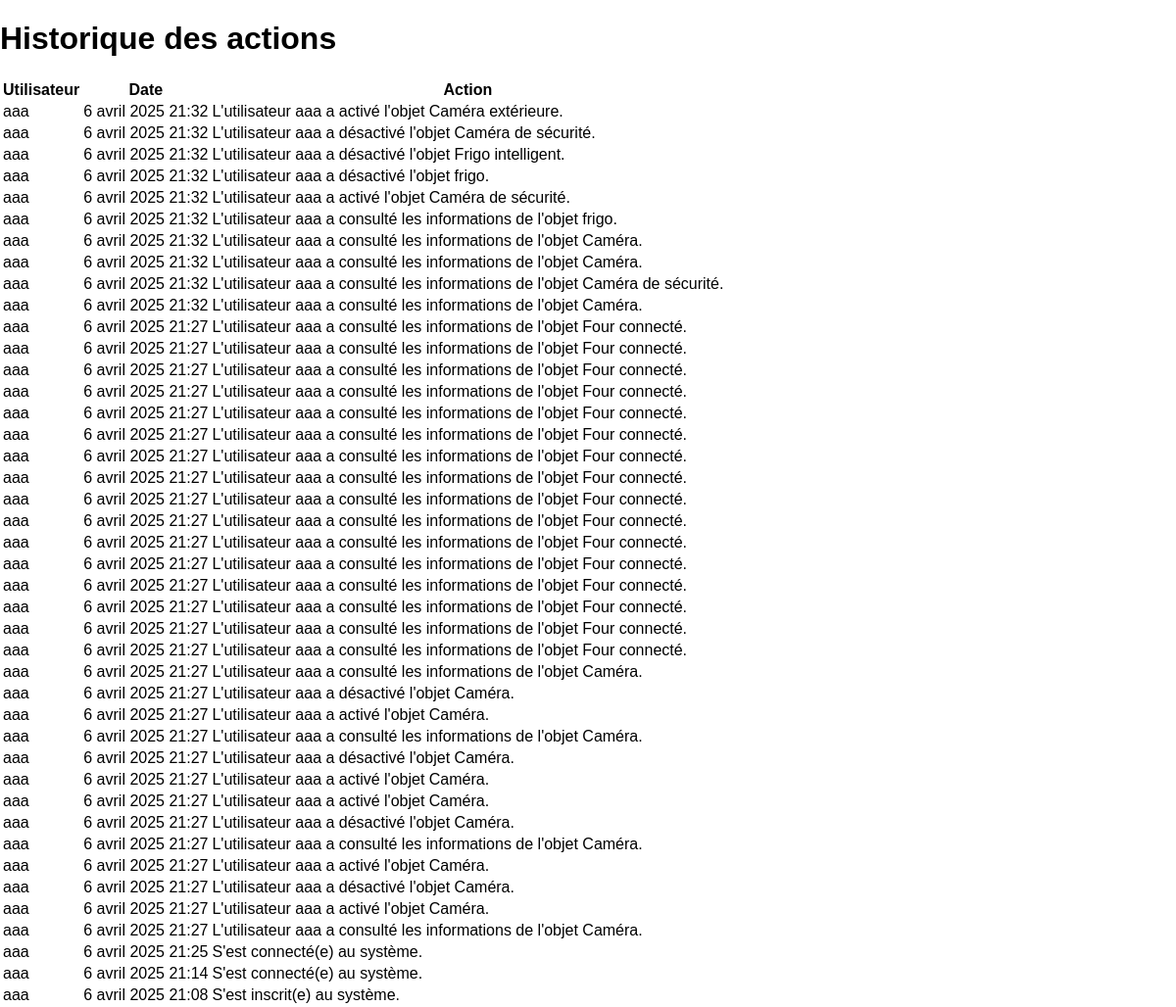
The app's page /historique/historique/ (signed in), older data.
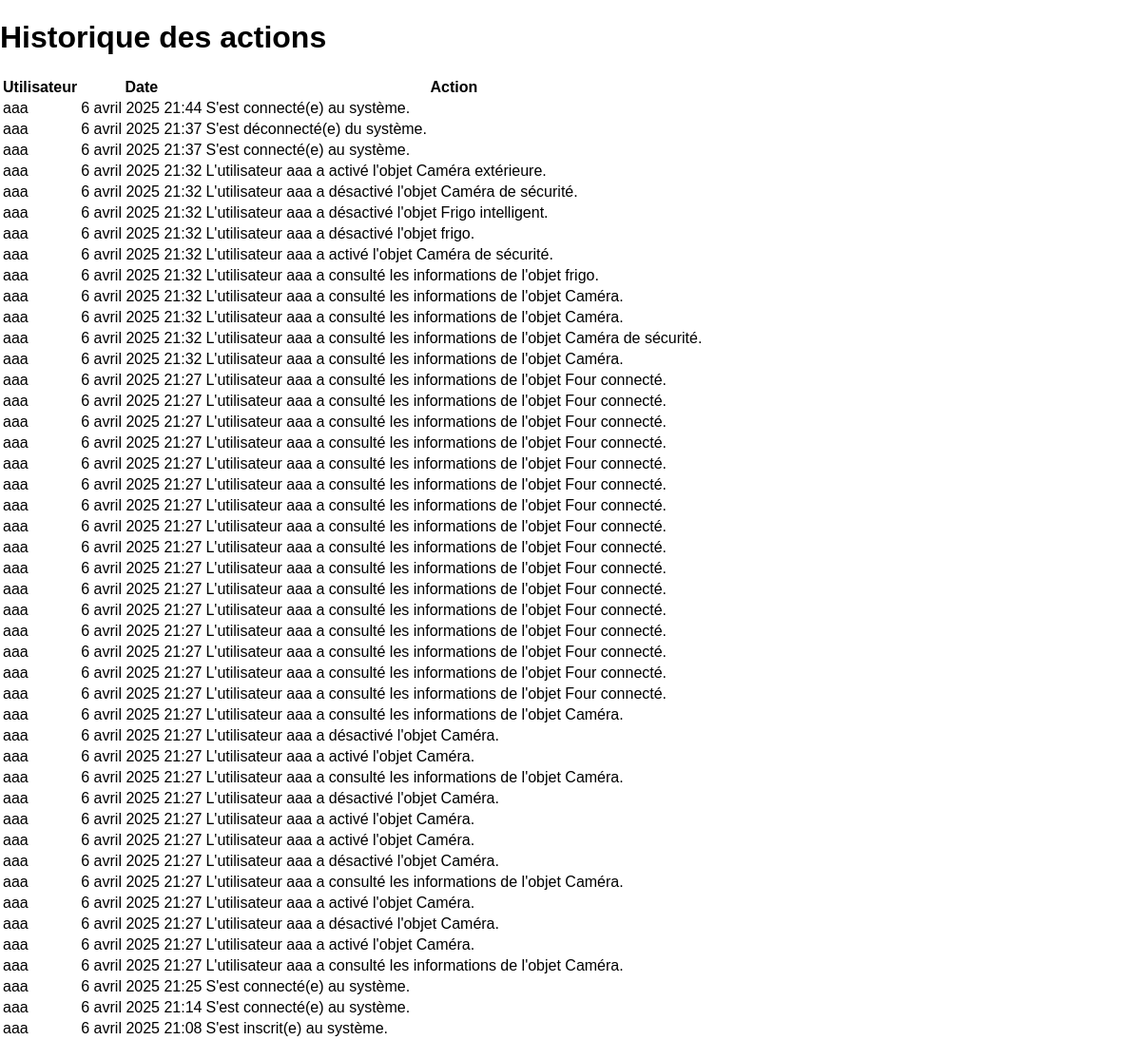
The same page, newer data.
### historique/models.py (models this page shows, shortened)
class Historique(models.Model):
    utilisateur = models.ForeignKey(Utilisateur, on_delete=models.CASCADE, related_name="historiques")
    action = models.CharField(max_length=255)
    date = models.DateTimeField(auto_now_add=True)

### utilisateurs/models.py (models this page shows, shortened)
class Utilisateur(AbstractUser):
    email = models.EmailField(unique=True)  # Empêche les doublons
    date_de_naissance = models.DateField(null=True, blank=True)
    GENRE_CHOIX = [
        ('H', 'Homme'),
        ('F', 'Femme'),
        ('A', 'Autre'),
    ]
    genre = models.CharField(max_length=1, choices=GENRE_CHOIX, null=True, blank=True)
    niveau = models.PositiveIntegerField(default=1)  # Niveau de l'utilisateur
    experience = models.PositiveIntegerField(default=0)  # Points d'expérience de l'utilisateur
    valide = models.BooleanField(default=False)  # Validation par un administrateur
    TYPE_PERSONNE_CHOIX = [
        ('Serveur', 'Serveur'),
        ('Chef', 'Chef'),
        ('Client', 'Client'),
    ]
    type_personne = models.CharField(max_length=10, choices=TYPE_PERSONNE_CHOIX, default='Client')

### historique/views.py (the view)
# urls.py: path('historique/', afficher_historique, name='afficher_historique'),
@login_required
def afficher_historique(request):
    historique = Historique.objects.filter(utilisateur=request.user).order_by('-date')
    return render(request, 'historique/historique.html', {'historique': historique})

### historique/templates/historique/historique.html (shortened to what this page needs)
<!DOCTYPE html>
<html lang="fr">
<head>
    {% load static %}
    <link rel="stylesheet" href="{% static 'utilisateurs/style.css' %}">
</head>
<body>
    <header>
        <h1>Historique des actions</h1>
    </header>
    <main>
        <table>
            <thead>
                <tr>
                    <th>Utilisateur</th>
                    <th>Date</th>
                    <th>Action</th>
                </tr>
            </thead>
            <tbody>
                {% for entry in historique %}
                <tr>
                    <td>{{ entry.utilisateur.username }}</td>
                    <td>{{ entry.date }}</td>
                    <td>{{ entry.action }}</td>
                </tr>
                {% endfor %}
            </tbody>
        </table>
    </main>
</body>
</html>

Row changes from the older to the newer data that the page shows:
added Historique: utilisateur.username "aaa", date "6 avril 2025 21:44", action "S'est connecté(e) au système."
added Historique: utilisateur.username "aaa", date "6 avril 2025 21:37", action "S'est déconnecté(e) du système."
added Historique: utilisateur.username "aaa", date "6 avril 2025 21:37", action "S'est connecté(e) au système."
